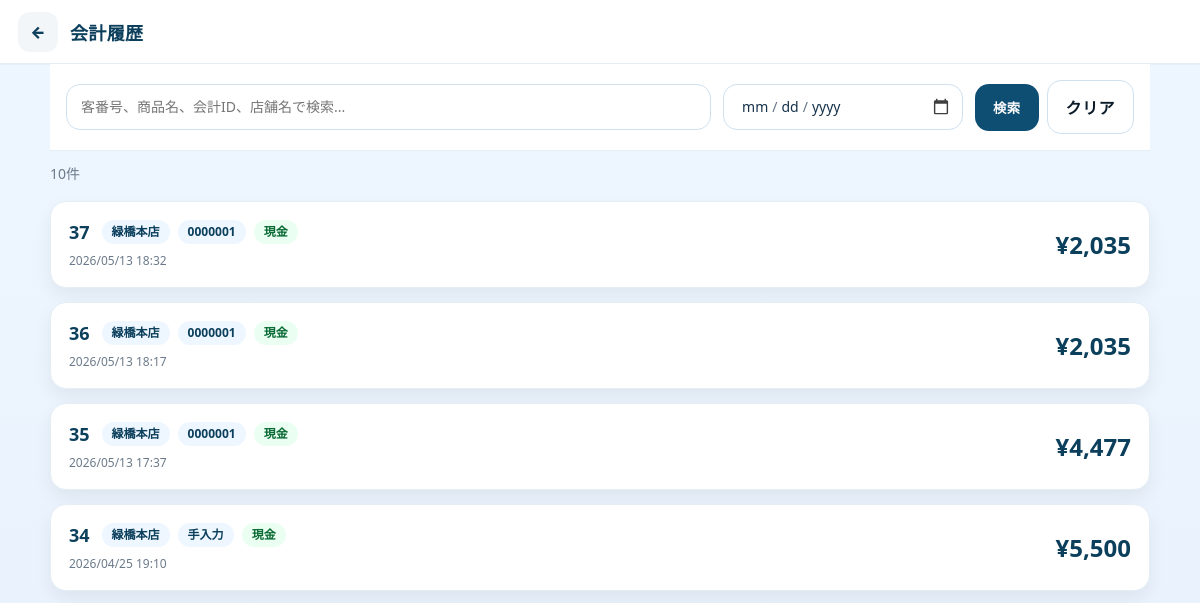
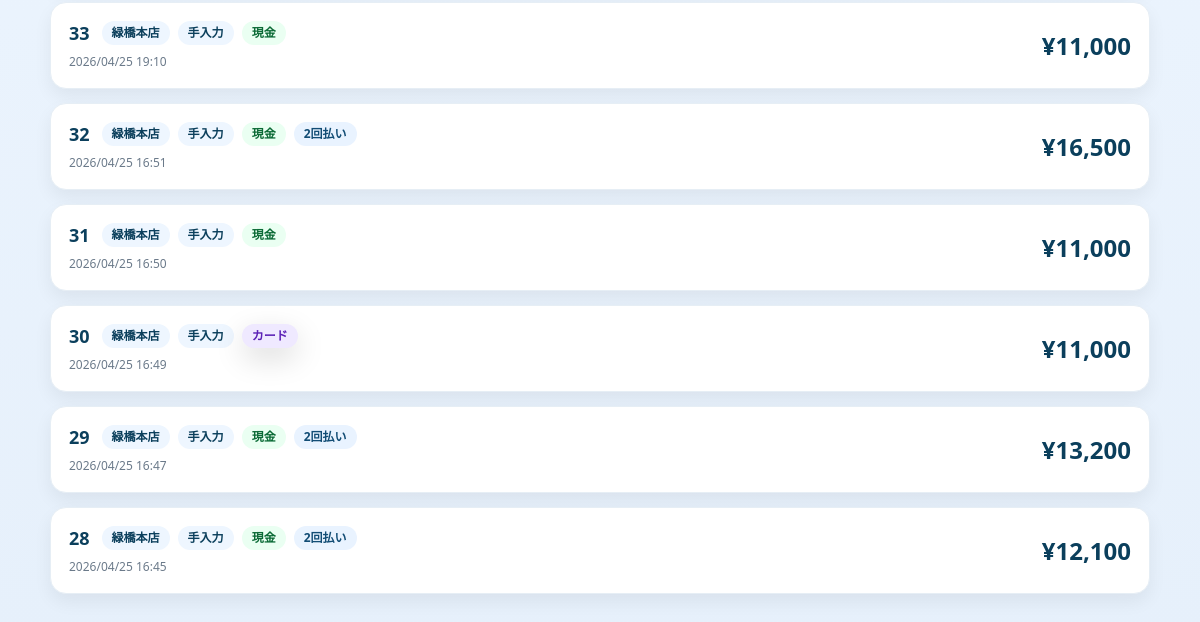
The app's page /public/history (signed in), older data (2 pictures, top to bottom).
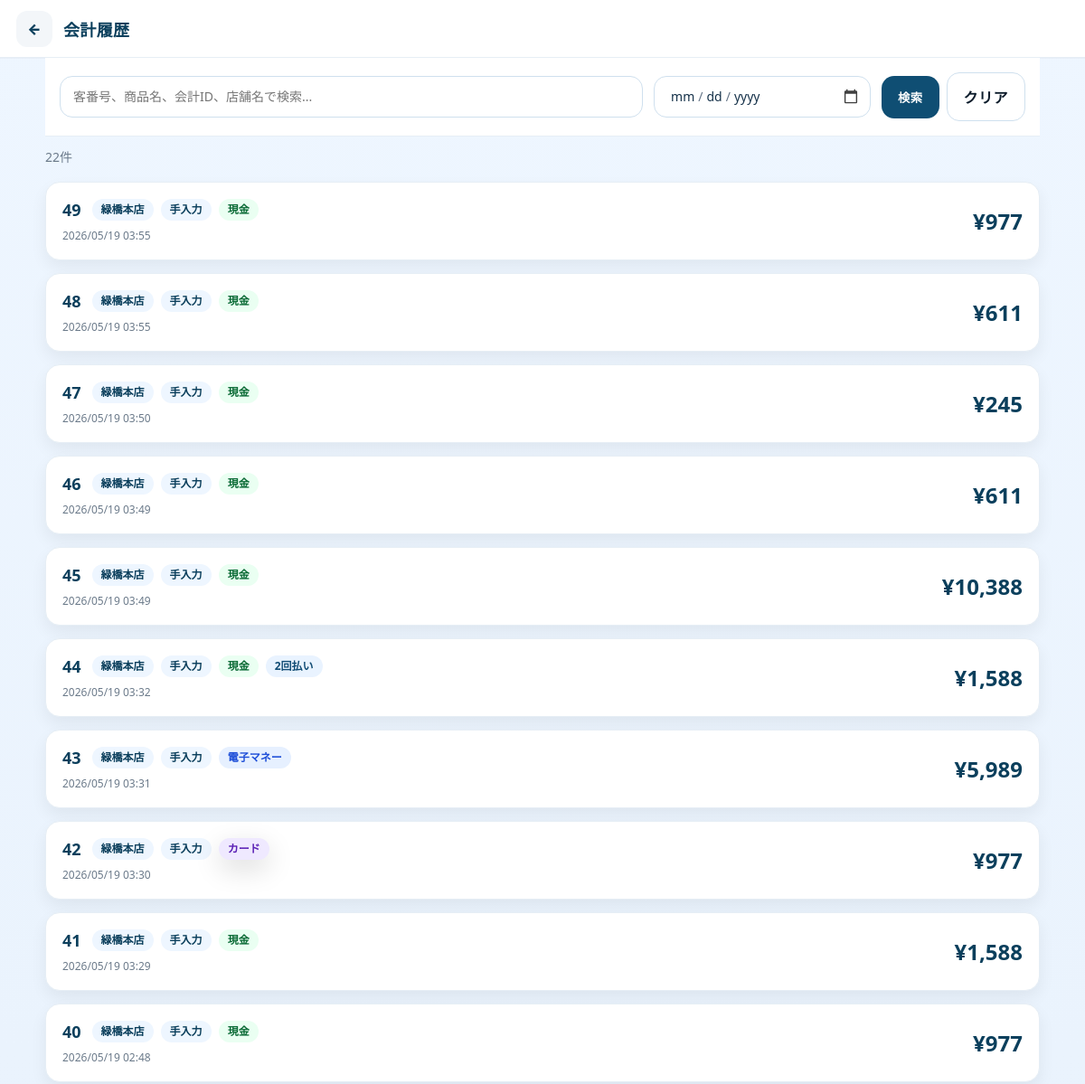
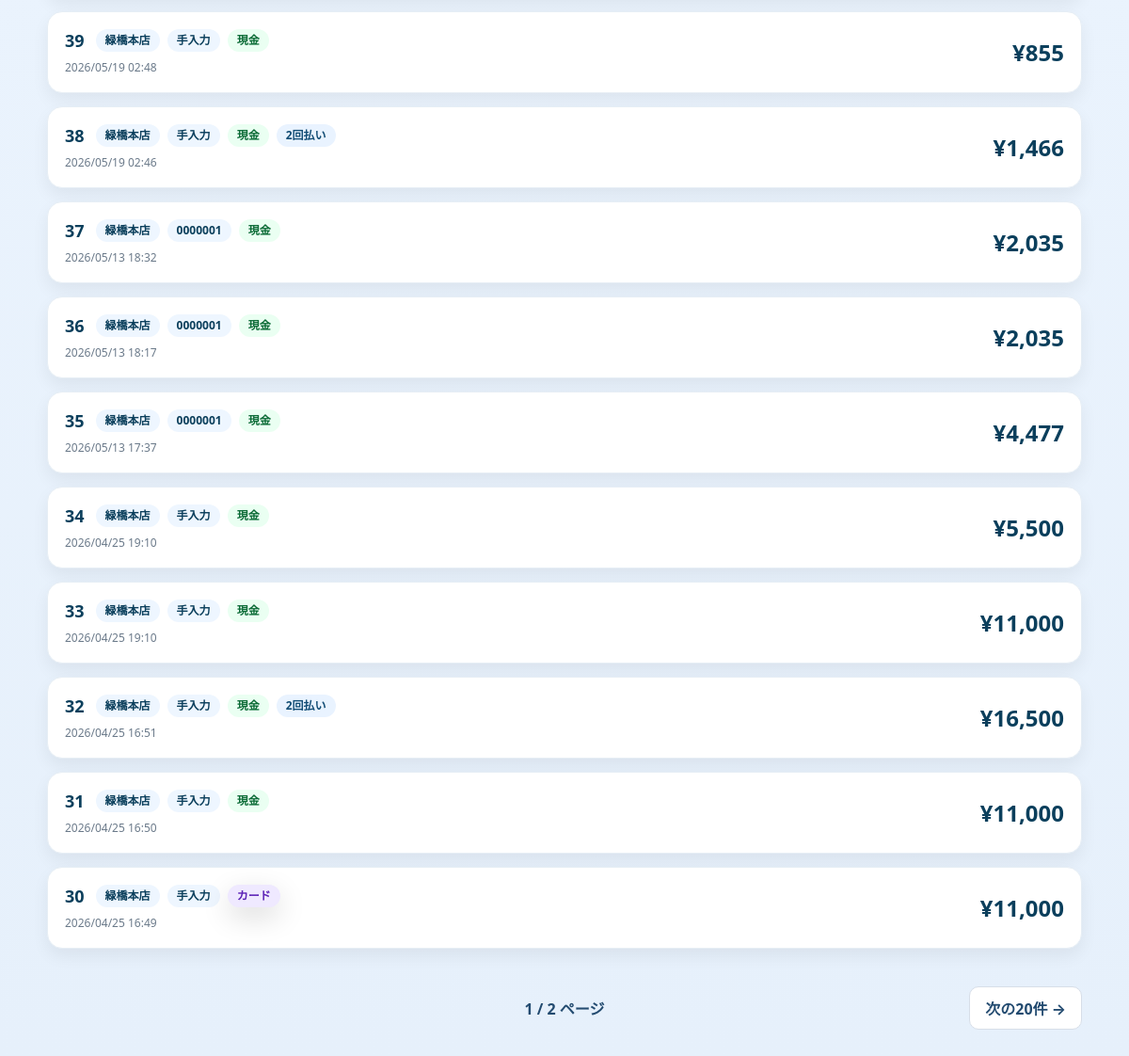
The same page, newer data (2 pictures, top to bottom).
### tables this page shows
CREATE TABLE `bill` (
  `bill_id` bigint(20) NOT NULL AUTO_INCREMENT COMMENT '???vID?i?̔ԁj',
  `order_bill_id` bigint(20) NOT NULL,
  `store_id` char(2) NOT NULL COMMENT '?X??ID',
  `bill_time` datetime NOT NULL COMMENT '???v????????',
  `subtotal_amount` int(11) NOT NULL COMMENT '?Ŕ????v',
  `discount_amount` int(11) NOT NULL COMMENT '???????v',
  `tax_amount` int(11) NOT NULL COMMENT '??????',
  `total_amount` int(11) NOT NULL COMMENT '?ō????v',
  PRIMARY KEY (`bill_id`),
  KEY `idx_bill_order_bill_id` (`order_bill_id`),
  KEY `idx_bill_store_id` (`store_id`),
  KEY `idx_bill_bill_time` (`bill_time`),
  CONSTRAINT `fk_bill_order_bill` FOREIGN KEY (`order_bill_id`) REFERENCES `order_bill` (`order_bill_id`) ON UPDATE CASCADE,
  CONSTRAINT `fk_bill_store` FOREIGN KEY (`store_id`) REFERENCES `stores` (`store_id`) ON UPDATE CASCADE,
  CONSTRAINT `chk_bill_amounts_non_negative` CHECK (`subtotal_amount` >= 0 and `discount_amount` >= 0 and `tax_amount` >= 0 and `total_amount` >= 0)
);

### src/Views/history/index.php (the view, shortened to what the rows shown need)
<?php
$BASE_URL = '/regi/public';
$bills = is_array($bills ?? null) ? $bills : [];
$pagination = $pagination ?? [
    'page'       => 1,
    'perPage'    => 20,
    'totalCount' => 0,
    'totalPages' => 1,
    'hasPrev'    => false,
    'hasNext'    => false,
    'prevPage'   => 1,
    'nextPage'   => 1,
];
$currentKeyword = trim((string)($_GET['keyword'] ?? ''));
$currentDate = trim((string)($_GET['date'] ?? ''));
function historyIndexH(mixed $value): string
{
    return htmlspecialchars(
        (string)$value,
        ENT_QUOTES,
        'UTF-8'
    );
}
function historyIndexPayClass(string $payMethod): string
{
    return match (strtoupper(trim($payMethod))) {
        'CASH'             => 'cash',
        'CARD',
        'CREDIT_CARD'      => 'card',
        'ELECTRONIC_MONEY' => 'emoney',
        'QR',
        'QR_PAYMENT'       => 'qr',
        default            => '',
    };
}
?>
<!doctype html>
<html lang="ja">
<head>
  <link
    rel="stylesheet"
    href="<?= historyIndexH($BASE_URL) ?>/assets/css/app.css"
  >
  <link
    rel="stylesheet"
    href="<?= historyIndexH($BASE_URL) ?>/assets/css/history.css?v=8"
  >
</head>
<body>
<div class="history-page">
  <header class="app-header">
    <div class="app-header__left">
      <a
        class="app-back"
        href="<?= historyIndexH($BASE_URL) ?>/home"
        aria-label="戻る"
      >
        ←
      </a>
      <h1 class="app-title">
        会計履歴
      </h1>
    </div>
  </header>
  <form
    class="history-filters"
    method="get"
    action="<?= historyIndexH($BASE_URL) ?>/history"
  >
    <div class="history-search">
      <input
        class="input"
        type="text"
        id="historySearchInput"
        name="keyword"
        value="<?= historyIndexH($currentKeyword) ?>"
        placeholder="客番号、商品名、会計ID、店舗名で検索..."
      >
    </div>
    <div class="history-date">
      <input
        class="input"
        type="date"
        id="historyDateInput"
        name="date"
        value="<?= historyIndexH($currentDate) ?>"
      >
    </div>
    <div class="history-filter-actions">
      <button
        class="btn btn-primary"
        type="submit"
      >
        検索
      </button>
      <a
        class="btn btn-outline"
        href="<?= historyIndexH($BASE_URL) ?>/history"
      >
        クリア
      </a>
    </div>
  </form>
  <div class="history-result-summary">
    <?= number_format((int)($pagination['totalCount'] ?? 0)) ?>件
  </div>
  <div
    class="history-list"
    id="historyList"
  >
    <?php if ($bills !== []): ?>
      <?php foreach ($bills as $bill): ?>
        <?php
        $billId = (string)($bill['billId'] ?? '');
        $payMethod = (string)($bill['payMethod'] ?? '');
        $payLabel = (string)($bill['payLabel'] ?? '');
        $payClass = historyIndexPayClass($payMethod);
        $storeName = trim((string)($bill['storeName'] ?? ''));
        $storeId = trim((string)($bill['storeId'] ?? ''));
        $storeText = $storeName !== ''
            ? $storeName
            : $storeId;
        $customerIdText = (string)(
            $bill['customerIdText']
            ?? '手入力'
        );
        $datetime = (string)($bill['datetime'] ?? '');
        $total = (int)($bill['total'] ?? 0);
        $paymentCount = (int)(
            $bill['paymentCount']
            ?? $bill['payment_count']
            ?? 0
        );
        $detailUrl =
            $BASE_URL
            . '/history/detail?bill_id='
            . rawurlencode($billId);
        ?>
        <button
          type="button"
          class="history-card"
          data-history-detail-url="<?= historyIndexH($detailUrl) ?>"
          data-bill-id="<?= historyIndexH($billId) ?>"
          aria-label="会計ID <?= historyIndexH($billId) ?> の詳細を表示"
        >
          <div class="history-card-left">
            <div class="history-card-top">
              <div class="history-id">
                <?= historyIndexH($billId) ?>
              </div>
              <div class="history-chips">
                <?php if ($storeText !== ''): ?>
                  <span class="history-chip">
                    <?= historyIndexH($storeText) ?>
                  </span>
                <?php endif; ?>
                <span class="history-chip">
                  <?= historyIndexH($customerIdText) ?>
                </span>
                <?php if ($payLabel !== ''): ?>
                  <span
                    class="history-chip <?= historyIndexH($payClass) ?>"
                  >
                    <?= historyIndexH($payLabel) ?>
                  </span>
                <?php endif; ?>
                <?php if ($paymentCount > 1): ?>
                  <span class="history-chip multiple">
                    <?= $paymentCount ?>回払い
                  </span>
                <?php endif; ?>
              </div>
            </div>
            <div class="history-card-sub">
              <?= historyIndexH($datetime) ?>
            </div>
          </div>
          <div class="history-card-right">
            <div class="history-amount">
              ¥<?= number_format($total) ?>
            </div>
          </div>
        </button>
      <?php endforeach; ?>
    <?php else: ?>
      <div class="history-empty">
        会計履歴がありません。
      </div>
    <?php endif; ?>
  </div>
  <?php if ((int)($pagination['totalPages'] ?? 1) > 1): ?>
    <?php
    $pageQueryBase = [];
    $nextQuery = http_build_query(
        array_merge(
            $pageQueryBase,
            [
                'page' => (int)($pagination['nextPage'] ?? 1),
            ]
        )
    );
    ?>
    <nav
      class="history-pagination"
      aria-label="会計履歴のページ移動"
    >
      <span class="history-page-current">
        <?= (int)($pagination['page'] ?? 1) ?>
        /
        <?= (int)($pagination['totalPages'] ?? 1) ?>
        ページ
      </span>
      <div class="history-pagination-side history-pagination-side--right">
        <?php if (!empty($pagination['hasNext'])): ?>
          <a
            class="history-page-btn"
            href="<?= historyIndexH($BASE_URL) ?>/history?<?= historyIndexH($nextQuery) ?>"
          >
            次の20件 →
          </a>
        <?php endif; ?>
      </div>
    </nav>
  <?php endif; ?>
</div>
</body>
</html>

### public/index.php (shortened to what the rows shown need)
<?php
$ROOT = dirname(__DIR__);
$BASE_PATH = '/regi/public';
$method = $_SERVER['REQUEST_METHOD'] ?? 'GET';
$uri = $_SERVER['REQUEST_URI'] ?? '/';
$path = parse_url($uri, PHP_URL_PATH) ?? '/';
if ($BASE_PATH !== '' && str_starts_with($path, $BASE_PATH)) {
    $path = substr($path, strlen($BASE_PATH));
}
$path = $path === '' ? '/' : $path;
$routesFile = $ROOT . '/src/Routes/web.php';
$routes = require $routesFile;
function compile_route(string $routePath): array
{
    preg_match_all('#\{([a-zA-Z_][a-zA-Z0-9_]*)\}#', $routePath, $m);
    $paramNames = $m[1] ?? [];
    $pattern = preg_replace('#\{[a-zA-Z_][a-zA-Z0-9_]*\}#', '([^/]+)', $routePath);
    $pattern = '#^' . $pattern . '$#';
    return [$pattern, $paramNames];
}
foreach ($routes as $route) {
    [$routeMethod, $routePath, $handler] = $route;
    $routeMethod = strtoupper((string)$routeMethod);
    if ($routeMethod !== $method) {
        continue;
    }
    $routePath = (string)$routePath;
    [$pattern, $paramNames] = compile_route($routePath);
    if (!preg_match($pattern, $path, $matches)) {
        continue;
    }
    array_shift($matches);
    $params = [];
    [$class, $action] = explode('@', $handler, 2);
    $class = trim($class);
    $action = trim($action);
    $controller = new $fullClass();
    $args = array_values($params);
    $controller->$action(...$args);
    exit;
}

Row changes from the older to the newer data that the page shows:
no longer on this page (row unchanged): bill: bill_id "29", storeText "緑橋本店", customerIdText "手入力", payLabel "現金", paymentCount "2", datetime "2026/04/25 16:47", total_amount "13,200", shown under "10"
no longer on this page (row unchanged): bill: bill_id "28", storeText "緑橋本店", customerIdText "手入力", payLabel "現金", paymentCount "2", datetime "2026/04/25 16:45", total_amount "12,100", shown under "10"
added bill: bill_id "49", storeText "緑橋本店", customerIdText "手入力", payLabel "現金", datetime "2026/05/19 03:55", total_amount "977", shown under "22"
added bill: bill_id "48", storeText "緑橋本店", customerIdText "手入力", payLabel "現金", datetime "2026/05/19 03:55", total_amount "611", shown under "22"
added bill: bill_id "47", storeText "緑橋本店", customerIdText "手入力", payLabel "現金", datetime "2026/05/19 03:50", total_amount "245", shown under "22"
added bill: bill_id "46", storeText "緑橋本店", customerIdText "手入力", payLabel "現金", datetime "2026/05/19 03:49", total_amount "611", shown under "22"
added bill: bill_id "45", storeText "緑橋本店", customerIdText "手入力", payLabel "現金", datetime "2026/05/19 03:49", total_amount "10,388", shown under "22"
added bill: bill_id "44", storeText "緑橋本店", customerIdText "手入力", payLabel "現金", paymentCount "2", datetime "2026/05/19 03:32", total_amount "1,588", shown under "22"
added bill: bill_id "43", storeText "緑橋本店", customerIdText "手入力", payLabel "電子マネー", datetime "2026/05/19 03:31", total_amount "5,989", shown under "22"
added bill: bill_id "42", storeText "緑橋本店", customerIdText "手入力", payLabel "カード", datetime "2026/05/19 03:30", total_amount "977", shown under "22"
added bill: bill_id "41", storeText "緑橋本店", customerIdText "手入力", payLabel "現金", datetime "2026/05/19 03:29", total_amount "1,588", shown under "22"
added bill: bill_id "40", storeText "緑橋本店", customerIdText "手入力", payLabel "現金", datetime "2026/05/19 02:48", total_amount "977", shown under "22"
added bill: bill_id "39", storeText "緑橋本店", customerIdText "手入力", payLabel "現金", datetime "2026/05/19 02:48", total_amount "855", shown under "22"
added bill: bill_id "38", storeText "緑橋本店", customerIdText "手入力", payLabel "現金", paymentCount "2", datetime "2026/05/19 02:46", total_amount "1,466", shown under "22"
shown differently, row unchanged: bill id 37: moves from the list under "10" to the list under "22"
shown differently, row unchanged: bill id 36: moves from the list under "10" to the list under "22"
shown differently, row unchanged: bill id 35: moves from the list under "10" to the list under "22"
shown differently, row unchanged: bill id 34: moves from the list under "10" to the list under "22"
shown differently, row unchanged: bill id 33: moves from the list under "10" to the list under "22"
shown differently, row unchanged: bill id 32: moves from the list under "10" to the list under "22"
shown differently, row unchanged: bill id 31: moves from the list under "10" to the list under "22"
shown differently, row unchanged: bill id 30: moves from the list under "10" to the list under "22"
Text that changed along with them:
new list line: "← 会計履歴   検索 クリア 22 件 1 / 2 ページ 次の20件 →"
list line gone: "← 会計履歴   検索 クリア 10 件"
